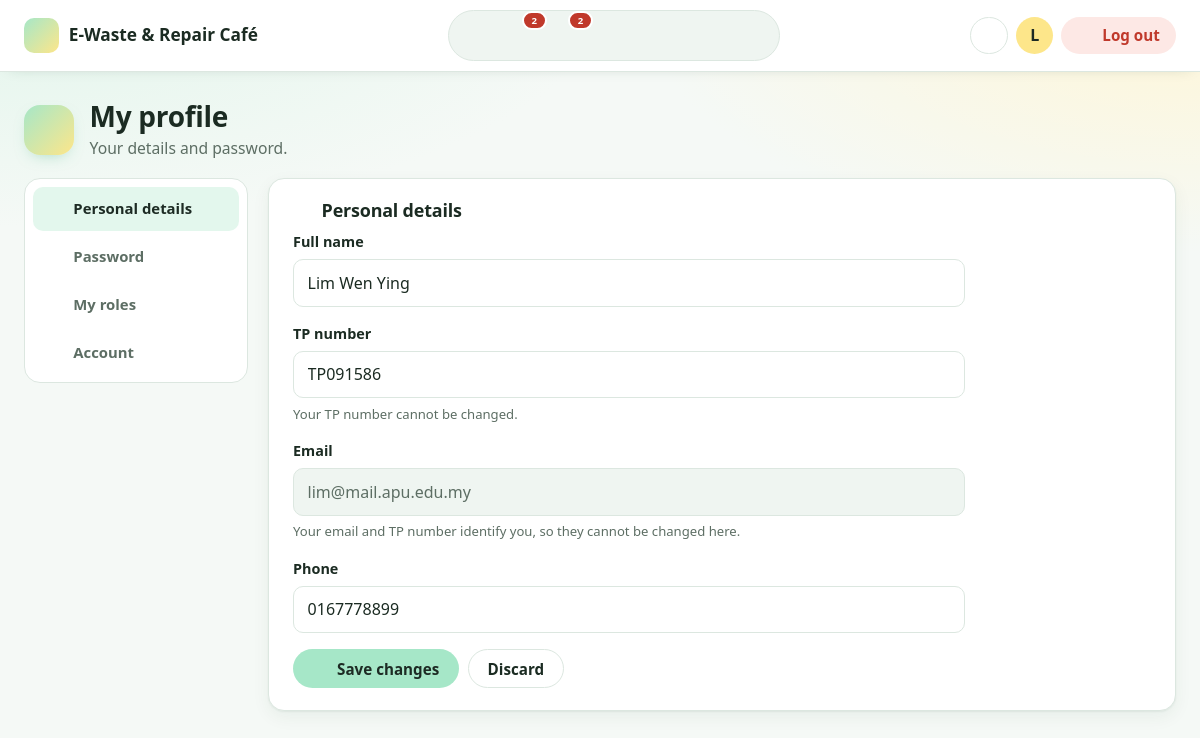
The page /volunteer/profile.php (signed in) on the database its author committed.
### tables this page shows
CREATE TABLE `users` (
  `tp_number` varchar(10) NOT NULL,
  `name` varchar(100) NOT NULL,
  `email` varchar(100) NOT NULL,
  `password` varchar(255) NOT NULL,
  `phone` varchar(15) NOT NULL,
  `is_active` tinyint(1) NOT NULL DEFAULT 1,
  `created_at` datetime NOT NULL DEFAULT current_timestamp()
);

### includes/functions.php (called while the page is built, shortened)
<?php
require_once __DIR__ . '/icons.php';
function e($value)
{
    return htmlspecialchars((string) $value, ENT_QUOTES, 'UTF-8');
}
function db_all($conn, $sql, $types = '', $params = [])
{
    $stmt = $conn->prepare($sql);
    if ($types !== '') $stmt->bind_param($types, ...$params);
    $stmt->execute();
    $result = $stmt->get_result();
    return $result->fetch_all(MYSQLI_ASSOC);
}
function db_one($conn, $sql, $types = '', $params = [])
{
    $rows = db_all($conn, $sql, $types, $params);
    return $rows[0] ?? null;
}

### volunteer/profile.php (the view, shortened to what this page needs)
<?php
require '../config/db.php';
require '../includes/functions.php';
$me = $_SESSION['tp_number'];
$errors = [];
$typed  = [];
$user = db_one($conn, "SELECT name, tp_number, email, phone, is_active FROM users WHERE tp_number = ?", 's', [$me]);
$val  = $typed ?: ['name' => $user['name'], 'phone' => $user['phone']];
$tabs = ['details' => ['Personal details', 'user'], 'password' => ['Password', 'lock'], 'roles' => ['My roles', 'shield'], 'account' => ['Account', 'id']];
require '../includes/volunteer_top.php';
?>
<div class="profile-layout" data-tabs>
    <div class="tab-list" role="tablist" aria-label="Profile sections">
        <?php foreach ($tabs as $key => [$text, $ico]): ?>
            <button type="button" role="tab" data-tab="<?= $key ?>" aria-selected="false"><?= icon($ico) ?> <?= e($text) ?></button>
        <?php endforeach; ?>
    </div>
    <div class="card">
        <section class="tab-panel" id="details" hidden>
            <h2 class="card-title"><?= icon('user') ?> Personal details</h2>
            <form method="post" action="profile.php#details" data-validate novalidate>
                <div class="field <?= isset($errors['name']) && ($_POST['form'] ?? '') === 'details' ? 'has-error' : '' ?>">
                    <label for="p-name">Full name</label>
                    <input id="p-name" type="text" name="name" value="<?= e($val['name']) ?>" maxlength="100" required minlength="2">
                </div>
                <div class="field">
                    <label for="p-tp">TP number</label>
                    <input id="p-tp" type="text" value="<?= e($user['tp_number']) ?>" readonly>
                    <small class="muted">Your TP number cannot be changed.</small>
                </div>
                <div class="field">
                    <label for="p-email">Email</label>
                    <input id="p-email" type="email" value="<?= e($user['email']) ?>" disabled>
                    <small class="muted">Your email and TP number identify you, so they cannot be changed here.</small>
                </div>
                <div class="field">
                    <label for="p-phone">Phone</label>
                    <input id="p-phone" type="tel" name="phone" value="<?= e($val['phone']) ?>" maxlength="15" required pattern="<?= PHONE_PATTERN ?>"
                           data-error="<?= e(PHONE_ERROR) ?>">
                </div>
                <div class="btn-row">
                    <button type="submit" class="btn btn-primary"><?= icon('check') ?> Save changes</button>
                    <a class="btn btn-outline" href="profile.php#details">Discard</a>
                </div>
            </form>
        </section>
    </div>
</div>
<?php require '../includes/bottom.php'; ?>

### assets/css/style.css (style rules this page uses)
:root { --font-display: "Segoe UI", system-ui, -apple-system, Roboto, Arial, sans-serif; --font-text: "Segoe UI", system-ui, -apple-system, Roboto, Arial, sans-serif; --bg: #f5f9f6; --surface: #ffffff; --surface-2: #eff5f1; --text: #1b2b22; --muted: #5d6e64; --border: #dce7e0; --primary: #3fb37f; --primary-dark: #1d2b24; --primary-press: #74d3a6; --primary-soft: #e3f7ed; --accent: #a6e7c8; --accent-hover: #8fdeb8; --sun: #fde68a; --sun-hover: #fbdc6a; --sun-soft: #fff6d6; --ink: #1d2b24; --danger: #c0392b; --danger-soft: #fde8e5; --warn: #9a6200; --warn-soft: #fdf1d4; --mint-bg: #e0f5ea; --mint-fg: #2a8f61; --sky-bg: #e2eff8; --sky-fg: #2b6a96; --gold-bg: #fcf0d2; --gold-fg: #9a6400; --rose-bg: #fbe6ec; --rose-fg: #b23e5c; --red-bg: #fde6e3; --red-fg: #c0392b; --shadow: 0 1px 2px rgba(25, 60, 40, 0.06), 0 6px 18px rgba(25, 60, 40, 0.06); --radius: 16px; --ring: 0 0 0 4px rgba(63, 179, 127, 0.3); }
* { box-sizing: border-box; }
body { margin: 0; font-family: var(--font-text); font-size: 1rem; line-height: 1.55; color: var(--text); background: var(--bg); }
h1, h2, h3 { font-family: var(--font-display); line-height: 1.2; letter-spacing: -0.01em; margin: 0 0 0.6rem; }
h2 { font-size: 1.2rem; font-weight: 700; }
a { color: var(--ink); text-decoration-color: var(--primary); text-decoration-thickness: 2px; text-underline-offset: 3px; }
small { font-size: 0.82rem; }
.muted { color: var(--muted); }
button, input, select, textarea { font: inherit; color: inherit; }
.btn { display: inline-flex; align-items: center; justify-content: center; gap: 0.45rem; padding: 0.58rem 1.15rem; border: 1.5px solid transparent; border-radius: 999px; font-weight: 600; font-size: 0.95rem; text-decoration: none; line-height: 1.2; cursor: pointer; white-space: nowrap; transition: background 0.15s, color 0.15s, border-color 0.15s, transform 0.08s, box-shadow 0.15s; }
.btn-primary { background: var(--accent); color: var(--ink); }
.btn-outline { background: var(--surface); border-color: var(--border); color: var(--text); }
.btn-row { display: flex; flex-wrap: wrap; gap: 0.6rem; margin-top: 1rem; }
.field { display: flex; flex-direction: column; gap: 0.35rem; margin-bottom: 1rem; flex: 1; min-width: 0; }
.field label { display: flex; align-items: center; gap: 0.4rem; font-weight: 600; font-size: 0.9rem; }
input[type="text"], input[type="email"], input[type="password"], input[type="tel"], input[type="number"], input[type="date"], input[type="month"], input[type="search"], select, textarea { width: 100%; padding: 0.65rem 0.85rem; border: 1.5px solid var(--border); border-radius: 10px; background: var(--surface); transition: border-color 0.15s, box-shadow 0.15s; }
input:disabled { background: var(--surface-2); color: var(--muted); }
body.app { background: radial-gradient(900px 380px at 0% -5%, var(--mint-bg), transparent 70%), radial-gradient(800px 360px at 100% 0%, var(--sun-soft), transparent 70%), var(--bg); background-repeat: no-repeat; }
.card { background: var(--surface); border: 1px solid var(--border); border-radius: var(--radius); padding: 1.35rem 1.5rem; margin-bottom: 1.25rem; box-shadow: var(--shadow); }
.card-title { display: flex; align-items: center; gap: 0.5rem; font-size: 1.12rem; }
.profile-layout { display: grid; grid-template-columns: 14rem 1fr; gap: 1.25rem; align-items: start; }
.tab-list { display: flex; flex-direction: column; gap: 0.25rem; background: var(--surface); border: 1px solid var(--border); border-radius: var(--radius); padding: 0.5rem; }
.tab-list button { display: flex; align-items: center; gap: 0.6rem; text-align: left; border: 0; background: transparent; padding: 0.65rem 0.85rem; border-radius: 10px; cursor: pointer; font-size: 0.93rem; font-weight: 600; color: var(--muted); }
.tab-list button.active { background: var(--primary-soft); color: var(--primary-dark); }
.tab-panel { max-width: 42rem; }
:root { --pub-gradient: url("../img/circuit-green.svg"), radial-gradient(ellipse at 88% 10%, rgba(253, 230, 138, 0.5), transparent 45%), radial-gradient(ellipse at 5% 90%, rgba(166, 231, 200, 0.45), transparent 50%), linear-gradient(160deg, #e3f7ed 0%, #fbfdf9 48%, #fff4cf 100%); }

### rows shown on the page
users: name "Lim Wen Ying", tp_number "TP091586", email "lim@mail.apu.edu.my", phone "0167778899"

### other values the page prints
$nav_badges[$nav_key] "2"
$initial "L"
$title "My profile"
$desc "Your details and password."
$text "Personal details"
$text "Password"
$text "My roles"
$text "Account"
